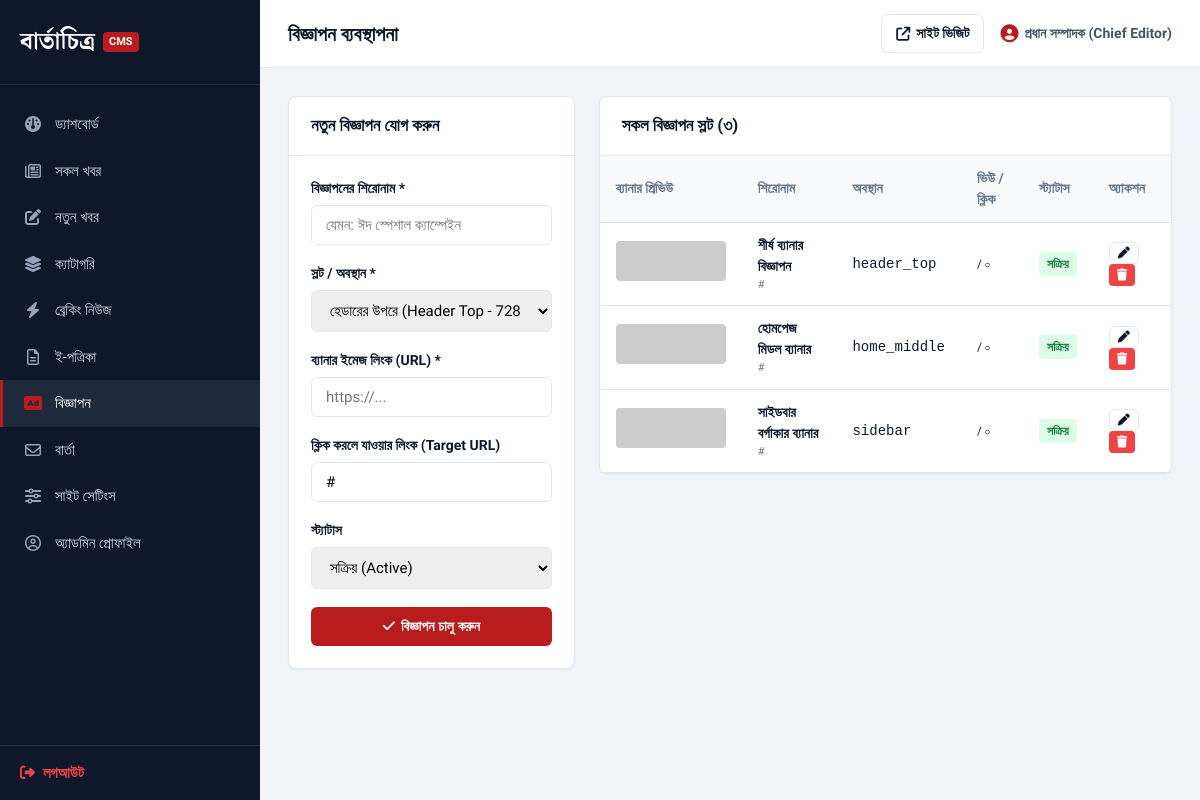
Screenshot of /bartachitro/admin/ads.php (signed in) with the database file from the repository.
### tables this page shows
CREATE TABLE IF NOT EXISTS `ads` (
  `id` INT UNSIGNED NOT NULL AUTO_INCREMENT,
  `title` VARCHAR(100) NOT NULL,
  `position` ENUM('header_top', 'home_middle', 'sidebar', 'article_inline', 'footer_top') NOT NULL,
  `image_url` VARCHAR(255) NOT NULL,
  `target_url` VARCHAR(255) NOT NULL DEFAULT '#',
  `status` ENUM('active', 'inactive') NOT NULL DEFAULT 'active',
  `start_date` DATE DEFAULT NULL,
  `end_date` DATE DEFAULT NULL,
  `clicks` INT UNSIGNED NOT NULL DEFAULT 0,
  `created_at` DATETIME NOT NULL DEFAULT CURRENT_TIMESTAMP,
  PRIMARY KEY (`id`)
);

### bartachitro/includes/functions.php (called while the page is built, shortened)
<?php
function bnNum($number): string {
    $en = ['0', '1', '2', '3', '4', '5', '6', '7', '8', '9'];
    $bn = ['০', '১', '২', '৩', '৪', '৫', '৬', '৭', '৮', '৯'];
    return str_replace($en, $bn, (string)$number);
}
function e(?string $string): string {
    return htmlspecialchars($string ?? '', ENT_QUOTES, 'UTF-8');
}

### bartachitro/includes/auth.php (called while the page is built, shortened)
<?php
function isLoggedIn(): bool {
    return isset($_SESSION['admin_logged_in']) && $_SESSION['admin_logged_in'] === true && !empty($_SESSION['admin_id']);
}
function getAuthUser(): ?array {
    return [
        'id' => $_SESSION['admin_id'],
        'name' => $_SESSION['admin_name'] ?? 'Admin',
        'username' => $_SESSION['admin_user'] ?? 'admin',
        'role' => $_SESSION['admin_role'] ?? 'editor',
        'email' => $_SESSION['admin_email'] ?? ''
    ];
}

### bartachitro/admin/ads.php (the view, shortened to what this page needs)
<?php
$adminTitle = "বিজ্ঞাপন ব্যবস্থাপনা";
require_once __DIR__ . '/header.php';
$db = getDB();
$editAd = null;
$adsList = $db->query("SELECT * FROM ads ORDER BY position ASC, id DESC")->fetchAll();
?>
<div style="display:grid;grid-template-columns:1fr 2fr;gap:24px;align-items:flex-start;">
    <div class="admin-card">
        <div class="admin-card-header">
            <h3><?= $editAd ? 'বিজ্ঞাপন সম্পাদনা' : 'নতুন বিজ্ঞাপন যোগ করুন' ?></h3>
        </div>
        <div class="admin-card-body">
            <form action="<?= BASE_URL ?>/admin/ads.php" method="POST">
                <div class="form-group">
                    <label class="form-label">বিজ্ঞাপনের শিরোনাম *</label>
                    <input type="text" name="title" required class="form-control" value="<?= e($editAd['title'] ?? '') ?>" placeholder="যেমন: ঈদ স্পেশাল ক্যাম্পেইন">
                </div>
                <div class="form-group">
                    <label class="form-label">স্লট / অবস্থান *</label>
                    <select name="position" class="form-control">
                        <option value="header_top" <?= (($editAd['position'] ?? '') === 'header_top') ? 'selected' : '' ?>>হেডারের উপরে (Header Top - 728x90)</option>
                    </select>
                </div>
                <div class="form-group">
                    <label class="form-label">ব্যানার ইমেজ লিংক (URL) *</label>
                    <input type="url" name="image_url" required class="form-control" value="<?= e($editAd['image_url'] ?? '') ?>" placeholder="https://...">
                </div>
                <div class="form-group">
                    <label class="form-label">ক্লিক করলে যাওয়ার লিংক (Target URL)</label>
                    <input type="url" name="target_url" class="form-control" value="<?= e($editAd['target_url'] ?? '#') ?>" placeholder="https://advertiser.com">
                </div>
                <div class="form-group">
                    <label class="form-label">স্ট্যাটাস</label>
                    <select name="status" class="form-control">
                        <option value="active" <?= (($editAd['status'] ?? '') === 'active') ? 'selected' : '' ?>>সক্রিয় (Active)</option>
                    </select>
                </div>
                <button type="submit" class="btn-admin-primary" style="width:100%;justify-content:center;padding:11px;">
                    <i class="fa-solid fa-check"></i> <?= $editAd ? 'পরিবর্তন সংরক্ষণ করুন' : 'বিজ্ঞাপন চালু করুন' ?>
                </button>
            </form>
        </div>
    </div>
    <div class="admin-card">
        <div class="admin-card-header">
            <h3>সকল বিজ্ঞাপন স্লট (<?= bnNum(count($adsList)) ?>)</h3>
        </div>
        <div class="admin-card-body" style="padding:0;overflow-x:auto;">
            <table class="admin-table">
                <thead>
                    <tr>
                        <th>ব্যানার প্রিভিউ</th>
                        <th>শিরোনাম</th>
                        <th>অবস্থান</th>
                        <th>ভিউ / ক্লিক</th>
                        <th>স্ট্যাটাস</th>
                        <th>অ্যাকশন</th>
                    </tr>
                </thead>
                <tbody>
                    <?php if (!empty($adsList)): ?>
                        <?php foreach ($adsList as $ad): ?>
                        <tr>
                            <td style="width:120px;">
                                <img src="<?= e($ad['image_url']) ?>" alt="" style="width:110px;height:40px;object-fit:cover;border-radius:4px;">
                            </td>
                            <td>
                                <strong><?= e($ad['title']) ?></strong>
                                <div style="font-size:11px;color:#64748b;"><?= e($ad['target_url']) ?></div>
                            </td>
                            <td><code><?= e($ad['position']) ?></code></td>
                            <td style="font-size:12px;"><?= bnNum($ad['views']) ?> / <?= bnNum($ad['clicks']) ?></td>
                            <td>
                                <span class="badge-status <?= ($ad['status'] === 'active') ? 'badge-published' : 'badge-draft' ?>">
                                    <?= ($ad['status'] === 'active') ? 'সক্রিয়' : 'নিষ্ক্রিয়' ?>
                                </span>
                            </td>
                            <td>
                                <a href="?edit=<?= $ad['id'] ?>" class="btn-admin-outline" style="padding:4px 8px;font-size:12px;">
                                    <i class="fa-solid fa-pen"></i>
                                </a>
                                <a href="?action=delete&id=<?= $ad['id'] ?>" class="btn-admin-danger confirm-delete" style="padding:4px 8px;font-size:12px;">
                                    <i class="fa-solid fa-trash"></i>
                                </a>
                            </td>
                        </tr>
                        <?php endforeach; ?>
                    <?php else: ?>
                        <tr>
                            <td colspan="6" style="text-align:center;padding:30px;color:#64748b;">কোনো বিজ্ঞাপন পাওয়া যায়নি।</td>
                        </tr>
                    <?php endif; ?>
                </tbody>
            </table>
        </div>
    </div>
</div>
<?php require_once __DIR__ . '/footer.php'; ?>

### bartachitro/admin/header.php (shortened to what this page needs)
<?php
require_once __DIR__ . '/../includes/auth.php';
require_once __DIR__ . '/../includes/functions.php';
$adminUser = getAuthUser();
$currentAdminPage = basename($_SERVER['PHP_SELF'], '.php');
?>
<!DOCTYPE html>
<html lang="bn">
<head>
    <link rel="stylesheet" href="https://cdnjs.cloudflare.com/ajax/libs/font-awesome/6.5.1/css/all.min.css">
    <link rel="stylesheet" href="<?= BASE_URL ?>/assets/css/admin.css?v=<?= APP_VERSION ?>">
</head>
<body class="admin-body">
    <div class="admin-layout">
        <aside class="admin-sidebar">
            <div class="admin-brand">
                <a href="<?= BASE_URL ?>/admin/index.php" style="display:flex;align-items:center;gap:8px;text-decoration:none;">
                    <span class="brand-title">বার্তাচিত্র</span>
                    <span class="brand-badge">CMS</span>
                </a>
            </div>
            <ul class="admin-nav">
                <li class="<?= ($currentAdminPage === 'index') ? 'active' : '' ?>">
                    <a href="<?= BASE_URL ?>/admin/index.php">
                        <i class="fa-solid fa-gauge"></i> ড্যাশবোর্ড
                    </a>
                </li>
                <li class="<?= ($currentAdminPage === 'news') ? 'active' : '' ?>">
                    <a href="<?= BASE_URL ?>/admin/news.php">
                        <i class="fa-regular fa-newspaper"></i> সকল খবর
                    </a>
                </li>
                <li class="<?= ($currentAdminPage === 'news-add') ? 'active' : '' ?>">
                    <a href="<?= BASE_URL ?>/admin/news-add.php">
                        <i class="fa-solid fa-pen-to-square"></i> নতুন খবর
                    </a>
                </li>
                <li class="<?= ($currentAdminPage === 'categories') ? 'active' : '' ?>">
                    <a href="<?= BASE_URL ?>/admin/categories.php">
                        <i class="fa-solid fa-layer-group"></i> ক্যাটাগরি
                    </a>
                </li>
                <li class="<?= ($currentAdminPage === 'breaking') ? 'active' : '' ?>">
                    <a href="<?= BASE_URL ?>/admin/breaking.php">
                        <i class="fa-solid fa-bolt"></i> ব্রেকিং নিউজ
                    </a>
                </li>
                <li class="<?= ($currentAdminPage === 'epaper') ? 'active' : '' ?>">
                    <a href="<?= BASE_URL ?>/admin/epaper.php">
                        <i class="fa-regular fa-file-lines"></i> ই-পত্রিকা
                    </a>
                </li>
                <li class="<?= ($currentAdminPage === 'ads') ? 'active' : '' ?>">
                    <a href="<?= BASE_URL ?>/admin/ads.php">
                        <i class="fa-solid fa-rectangle-ad"></i> বিজ্ঞাপন
                    </a>
                </li>
                <li class="<?= ($currentAdminPage === 'messages') ? 'active' : '' ?>">
                    <a href="<?= BASE_URL ?>/admin/messages.php">
                        <i class="fa-regular fa-envelope"></i> বার্তা
                    </a>
                </li>
                <li class="<?= ($currentAdminPage === 'settings') ? 'active' : '' ?>">
                    <a href="<?= BASE_URL ?>/admin/settings.php">
                        <i class="fa-solid fa-sliders"></i> সাইট সেটিংস
                    </a>
                </li>
                <li class="<?= ($currentAdminPage === 'profile') ? 'active' : '' ?>">
                    <a href="<?= BASE_URL ?>/admin/profile.php">
                        <i class="fa-regular fa-circle-user"></i> অ্যাডমিন প্রোফাইল
                    </a>
                </li>
            </ul>
            <div class="admin-sidebar-footer">
                <a href="<?= BASE_URL ?>/admin/logout.php">
                    <i class="fa-solid fa-right-from-bracket"></i> লগআউট
                </a>
            </div>
        </aside>
        <main class="admin-main">
            <header class="admin-topbar">
                <div class="admin-topbar-left">
                    <h2><?= isset($adminTitle) ? e($adminTitle) : 'ড্যাশবোর্ড' ?></h2>
                </div>
                <div class="admin-topbar-right">
                    <a href="<?= BASE_URL ?>/" target="_blank" class="btn-admin-outline" title="সাইট দেখুন">
                        <i class="fa-solid fa-arrow-up-right-from-square"></i> সাইট ভিজিট
                    </a>
                    <div style="font-size:14px;color:#475569;display:flex;align-items:center;gap:6px;">
                        <i class="fa-solid fa-user-circle" style="font-size:18px;color:#b91c1c;"></i>
                        <strong><?= e($adminUser['name']) ?></strong>
                    </div>
                </div>
            </header>
            <div class="admin-content">

### bartachitro/admin/footer.php (shortened to what this page needs)
            </div>
        </main>
    </div>
</body>
</html>

### rows the page displays
ads: title "শীর্ষ ব্যানার বিজ্ঞাপন", target_url "#", position "header_top", clicks "০", status "সক্রিয়"
ads: title "হোমপেজ মিডল ব্যানার", target_url "#", position "home_middle", clicks "০", status "সক্রিয়"
ads: title "সাইডবার বর্গাকার ব্যানার", target_url "#", position "sidebar", clicks "০", status "সক্রিয়"

### other values shown
$adminTitle "বিজ্ঞাপন ব্যবস্থাপনা"
$adminUser['name'] "প্রধান সম্পাদক (Chief Editor)"
bnNum(count($adsList)) "৩"
